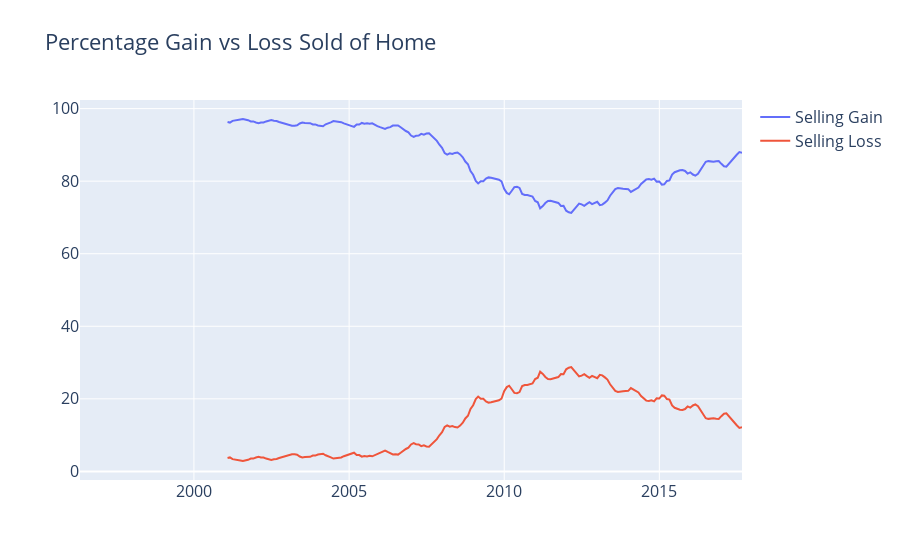

Source (notebook cell):
### Code cell
data = [go.Scatter(x = state_month['Date'], y = state_month['PctOfHomesSellingForGain_AllHomes'], name = 'Selling Gain'),
        go.Scatter(x = state_month['Date'], y = state_month['PctOfHomesSellingForLoss_AllHomes'], name = 'Selling Loss'),
       ]
       
layout = {'title': 'Percentage Gain vs Loss Sold of Home ', 'font': dict(size=16),}

py.iplot({'data':data,'layout': layout})

### Figure 1 — Plotly figure (JSON) as saved in the notebook; plotly's stock layout.template omitted (floating-point values rounded to 4 significant figures; data arrays with more than 128 entries replaced by an {"elided": "..."} marker saying what was removed)
{"data": [{"name": "Selling Gain", "type": "scatter", "x": {"elided": "257 str values"}, "y": {"elided": "257 float values"}}, {"name": "Selling Loss", "type": "scatter", "x": {"elided": "257 str values"}, "y": {"elided": "257 float values"}}], "layout": {"font": {"size": 16}, "title": {"text": "Percentage Gain vs Loss Sold of Home "}}}
